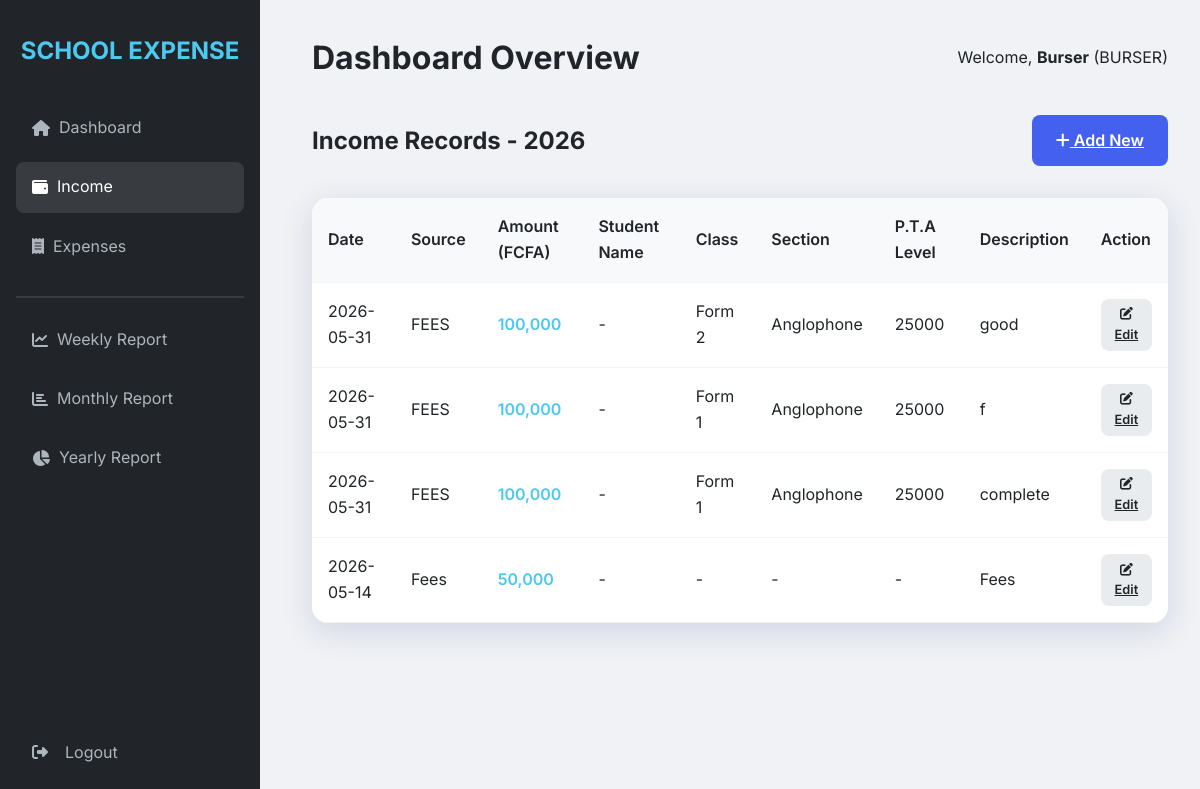
Page /income/view (signed in) on the committed database.
### models.py (models this page shows, shortened)
class User(UserMixin, db.Model):
    id = db.Column(db.Integer, primary_key=True)
    username = db.Column(db.String(64), unique=True, nullable=False)
    email = db.Column(db.String(120), unique=True, nullable=False)
    password_hash = db.Column(db.String(512), nullable=False)  # Increased to 512 for scrypt hash
    role = db.Column(db.String(20), nullable=False)  # SUPER_ADMIN, PRINCIPAL, BURSER, ACCOUNTANT, SECRETARY

class Income(db.Model):
    id = db.Column(db.Integer, primary_key=True)
    amount = db.Column(db.Float, nullable=False)
    source = db.Column(db.String(100), nullable=False)
    student_name = db.Column(db.String(100))
    student_session = db.Column(db.String(100))  # Anglophone or Francophone
    student_class = db.Column(db.String(100))
    section = db.Column(db.String(100))
    pta_level = db.Column(db.String(100))
    description = db.Column(db.Text)
    date = db.Column(db.DateTime, default=datetime.utcnow)
    added_by = db.Column(db.Integer, db.ForeignKey('user.id'))

### routes.py (the view)
    @app.route('/income/view')
    @login_required
    def view_income():
        role = (current_user.role or '').upper()
        if role not in ['SUPER_ADMIN', 'PRINCIPAL', 'BURSER', 'ACCOUNTANT']:
            flash('Access Denied', 'danger')
            return redirect(url_for('dashboard'))
        try:
            current_year = datetime.utcnow().year
            incomes = Income.query.order_by(Income.date.desc()).all()
            return render_template('income/view_income.html', incomes=incomes, year=current_year)
        except Exception as e:
            flash(f'Error loading income records: {str(e)}', 'danger')
            return redirect(url_for('dashboard'))

### app.py (called while the page is built)
def create_app():
    app = Flask(__name__)
    app.config.from_object(Config)
    app.secret_key = app.config.get('SECRET_KEY')
    if app.config.get('ENV') == 'production' and app.secret_key in (None, '', 'change_this_dev_secret'):
        raise RuntimeError('SECRET_KEY must be set in environment for production deployment')
    CSRFProtect(app)
    db.init_app(app)
    login_manager = LoginManager()
    login_manager.login_view = 'login'
    login_manager.init_app(app)
    @login_manager.user_loader
    def load_user(user_id):
        return User.query.get(int(user_id))
    with app.app_context():
        db.create_all()
        fix_username_column(app)
        ensure_schema_columns(app)
        ensure_default_staff(app)
        ensure_default_school_settings(app)
        ensure_admin_user(app)
    register_routes(app)
    return app

### templates/income/view_income.html
{% extends "base.html" %}
{% block content %}
<div style="display: flex; justify-content: space-between; align-items: center; margin-bottom: 2rem;">
    <h2>Income Records{% if year %} - {{ year }}{% endif %}</h2>
    {% if current_user.role|upper == 'BURSER' %}
    <a href="{{ url_for('add_income') }}" class="btn btn-primary"><i class="fas fa-plus"></i> Add New</a>
    {% endif %}
</div>
<div class="table-container">
    <table>
        <thead>
            <tr>
                <th>Date</th>
                <th>Source</th>
                <th>Amount (FCFA)</th>
                <th>Student Name</th>
                <th>Class</th>
                <th>Section</th>
                <th>P.T.A Level</th>
                <th>Description</th>
                <th>Action</th>
            </tr>
        </thead>
        <tbody>
            {% for income in incomes %}
            <tr>
                <td>{{ income.date.strftime('%Y-%m-%d') }}</td>
                <td>{{ income.source }}</td>
                <td style="color: var(--success); font-weight: 600;">{{ "{:,.0f}".format(income.amount) }}</td>
                <td>{{ income.student_name or '-' }}</td>
                <td>{{ income.student_class or '-' }}</td>
                <td>{{ income.section or '-' }}</td>
                <td>{{ income.pta_level or '-' }}</td>
                <td>{{ income.description }}</td>
                <td>
                    {% if current_user.role|upper == 'BURSER' %}
                    <a href="{{ url_for('edit_income', income_id=income.id) }}" class="btn btn-secondary" style="padding: 0.35rem 0.7rem; font-size: 0.8rem;"><i class="fas fa-edit"></i> Edit</a>
                    {% else %}
                    —
                    {% endif %}
                </td>
            </tr>
            {% else %}
            <tr>
                <td colspan="9" style="text-align: center; padding: 2rem; color: var(--gray);">No income records found.</td>
            </tr>
            {% endfor %}
        </tbody>
    </table>
</div>
{% endblock %}

### templates/base.html (shortened to what this page needs)
<!DOCTYPE html>
<html lang="en">
<head>
    <link rel="stylesheet" href="{{ url_for('static', filename='css/style.css') }}">
    <link rel="stylesheet" href="https://cdnjs.cloudflare.com/ajax/libs/font-awesome/6.4.0/css/all.min.css">
</head>
<body>
    {% if current_user.is_authenticated %}
    <div class="app-container">
        <aside class="sidebar">
            <h2>SCHOOL EXPENSE</h2>
            <nav>
                <ul class="nav-links">
                    <li><a href="{{ url_for('dashboard') }}" class="{{ 'active' if request.endpoint == 'dashboard' }}"><i class="fas fa-home"></i> &nbsp; Dashboard</a></li>
                    <li><a href="{{ url_for('view_income') }}" class="{{ 'active' if 'income' in request.endpoint }}"><i class="fas fa-wallet"></i> &nbsp; Income</a></li>
                    <li><a href="{{ url_for('view_expenses') }}" class="{{ 'active' if 'expenses' in request.endpoint }}"><i class="fas fa-receipt"></i> &nbsp; Expenses</a></li>
                    <hr style="margin: 1rem 0; border: 0.5px solid rgba(255,255,255,0.1)">
                    <li><a href="{{ url_for('view_report', type='weekly') }}"><i class="fas fa-chart-line"></i> &nbsp; Weekly Report</a></li>
                    <li><a href="{{ url_for('view_report', type='monthly') }}"><i class="fas fa-chart-bar"></i> &nbsp; Monthly Report</a></li>
                    <li><a href="{{ url_for('view_report', type='yearly') }}"><i class="fas fa-chart-pie"></i> &nbsp; Yearly Report</a></li>
                    <li style="margin-top: auto;">
                        <form method="post" action="{{ url_for('logout') }}" style="margin: 0; width: 100%;">
                            <button type="submit" class="logout-btn">
                                <i class="fas fa-sign-out-alt"></i> &nbsp; Logout
                            </button>
                        </form>
                    </li>
                </ul>
            </nav>
        </aside>
        <main class="main-content">
            <header style="margin-bottom: 2rem; display: flex; justify-content: space-between; align-items: center;">
                <h1>{{ title if title else 'Dashboard Overview' }}</h1>
                <div class="user-info">
                    <span>Welcome, <strong>{{ current_user.username }}</strong> ({{ current_user.role }})</span>
                </div>
            </header>
            {% block content %}{% endblock %}
        </main>
    </div>
    {% else %}
        {% block login_content %}{% endblock %}
    {% endif %}
</body>
</html>

### static/css/style.css (style rules this page uses)
:root { --primary: #4361ee; --secondary: #3f37c9; --accent: #4895ef; --success: #4cc9f0; --warning: #f72585; --danger: #e63946; --dark: #212529; --light: #f8f9fa; --gray: #6c757d; --glass: rgba(255, 255, 255, 0.9); --shadow: 0 8px 32px 0 rgba(31, 38, 135, 0.15); }
* { margin: 0; padding: 0; box-sizing: border-box; font-family: 'Inter', -apple-system, BlinkMacSystemFont, "Segoe UI", Roboto, sans-serif; }
body { background: #f0f2f5; color: var(--dark); line-height: 1.6; overflow-x: auto; width: 100%; }
.app-container { display: flex; min-height: 100vh; width: 100%; }
.sidebar { width: 260px; background: var(--dark); color: white; padding: 2rem 1rem; position: fixed; height: 100vh; transition: all 0.3s ease; }
.sidebar h2 { font-size: 1.5rem; margin-bottom: 2rem; text-align: center; color: var(--success); font-weight: 700; }
.nav-links { list-style: none; display: flex; flex-direction: column; height: calc(100vh - 120px); }
.nav-links li { margin-bottom: 0.5rem; }
.nav-links a { color: #adb5bd; text-decoration: none; padding: 0.8rem 1rem; display: flex; align-items: center; border-radius: 8px; transition: 0.3s; }
.nav-links a:hover, .nav-links a.active { background: rgba(255, 255, 255, 0.1); color: white; }
.nav-links button { color: #adb5bd; padding: 0.8rem 1rem; display: flex; align-items: center; border-radius: 8px; transition: 0.3s; width: 100%; background: none; border: none; font-size: 1rem; cursor: pointer; font-family: inherit; }
.logout-btn { color: #adb5bd; padding: 0.8rem 1rem; display: flex; align-items: center; gap: 0.5rem; border-radius: 8px; transition: 0.3s; width: 100%; background: none; border: none; font-size: 1rem; cursor: pointer; font-family: inherit; }
.main-content { flex: 1; margin-left: 280px; padding: 2rem; min-width: 0; width: calc(100% - 280px); }
.btn { padding: 0.8rem 1.5rem; border-radius: 8px; border: none; cursor: pointer; font-weight: 600; transition: 0.3s; display: inline-block; text-align: center; }
.btn-primary { background: var(--primary); color: white; }
.btn-secondary { background: #e9ecef; color: var(--dark); }
.table-container { background: white; border-radius: 16px; overflow: hidden; box-shadow: var(--shadow); margin-top: 1.5rem; }
table { width: 100%; border-collapse: collapse; }
th, td { padding: 1rem; text-align: left; border-bottom: 1px solid #f1f3f5; }
th { background: #f8f9fa; font-weight: 600; }

### rows in the picture
User: username "Burser", role "BURSER"
Income: date "2026-05-31", source "FEES", amount "100,000", student_name "-", student_class "Form 2", section "Anglophone", pta_level "25000", description "good"
Income: date "2026-05-31", source "FEES", amount "100,000", student_name "-", student_class "Form 1", section "Anglophone", pta_level "25000", description "f"
Income: date "2026-05-31", source "FEES", amount "100,000", student_name "-", student_class "Form 1", section "Anglophone", pta_level "25000", description "complete"
Income: date "2026-05-14", source "Fees", amount "50,000", student_name "-", student_class "-", section "-", pta_level "-", description "Fees"

### other values in the picture
{{ title if title else 'Dashboard Overview' }} "Dashboard Overview"
